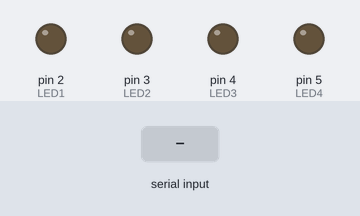
This sketch was run on a simulated Arduino Uno, built with avr-gcc and run on an emulated ATmega328P. Parts: output pins drawn as LEDs (lit = HIGH). The test bench sets the inputs (shaded band). What the sketch prints to the serial monitor is not drawn.

Above: at 1.2 s.
1.3 s: "C" received over Serial
At 2.2 s:
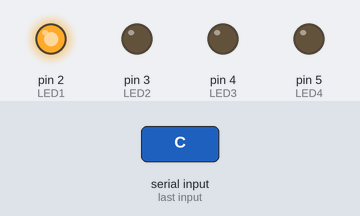
2.8 s: "F" received over Serial
At 3.4 s:
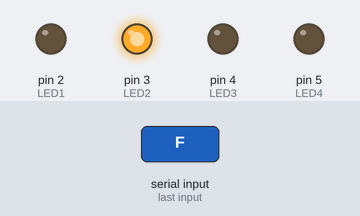
4.3 s: "G" received over Serial
At 4.6 s:
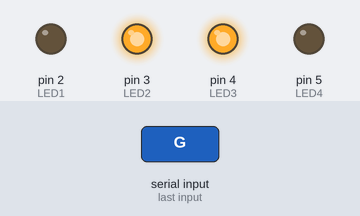
5.8 s: "H" received over Serial
At 7.0 s:
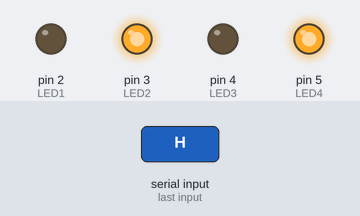
7.3 s: "C" received over Serial
At 8.3 s:
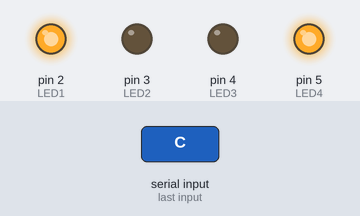
8.8 s: "G" received over Serial
At 9.5 s:
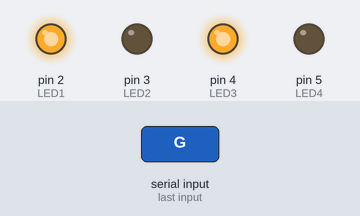
Timing chart, 0 to 11.3 s (numbered marks = the images above; inputs shaded):
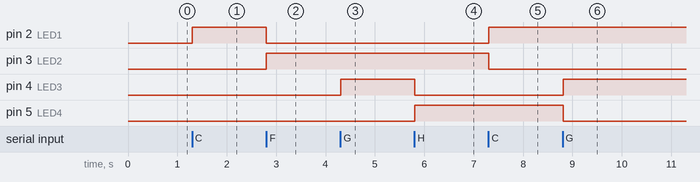

Measured:
- after the input at 1.3 s, pin 2 (LED1): LOW → HIGH at once
- after the input at 2.8 s, pin 2 (LED1): HIGH → LOW at once; pin 3 (LED2): LOW → HIGH at once
- after the input at 4.3 s, pin 4 (LED3): LOW → HIGH at once
- after the input at 5.8 s, pin 4 (LED3): HIGH → LOW at once; pin 5 (LED4): LOW → HIGH at once
- after the input at 7.3 s, pin 2 (LED1): LOW → HIGH at once; pin 3 (LED2): HIGH → LOW at once
- after the input at 8.8 s, pin 4 (LED3): LOW → HIGH at once; pin 5 (LED4): HIGH → LOW at once

The sketch:

Serial_Testing.ino
```cpp
int LED1 = 2;
int LED2 = 3;
int LED3 = 4;
int LED4 = 5;
int sig;


void setup() {

Serial.begin(9600);

pinMode(LED1, OUTPUT);
pinMode(LED2, OUTPUT);
pinMode(LED3, OUTPUT);
pinMode(LED4, OUTPUT);


}

void loop() {

if (Serial.available()){
  sig = Serial.read();
  Serial.print("Recieved a point");
}

if (sig == 'C'){
  digitalWrite(LED1,HIGH);
  digitalWrite(LED2,LOW);
  //pitch up
}

if (sig == 'F'){
  digitalWrite(LED2,HIGH);
  digitalWrite(LED1,LOW);
  //pitch down
}

if (sig == 'G'){
  digitalWrite(LED3,HIGH);
  digitalWrite(LED4,LOW);
  //roll left
}

if (sig == 'H'){
  digitalWrite(LED4,HIGH);
  digitalWrite(LED3,LOW);
  //roll right
}

delay(20);

}
```
